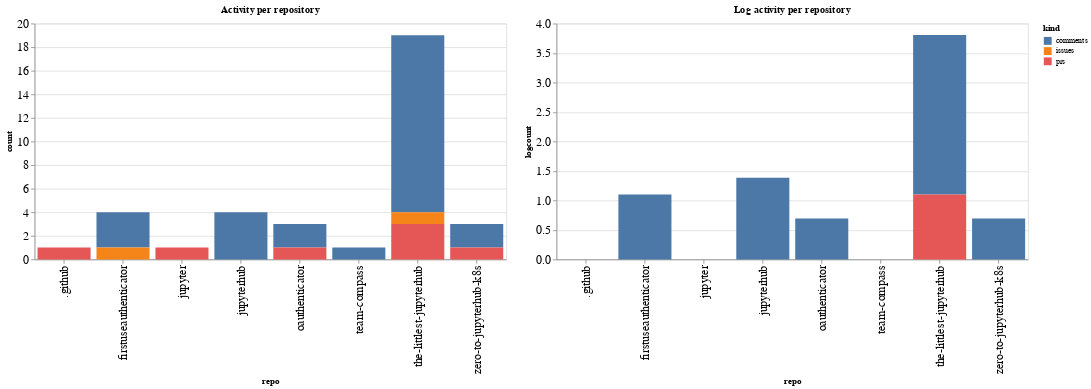

The code cell stored with this chart in its notebook:
### Code cell
ch1 = alt.Chart(repo_summaries, width=600, title="Activity per repository").mark_bar().encode(
    x='repo',
    y='count',
    color='kind',
    tooltip="kind"
)

ch2 = alt.Chart(repo_summaries, width=600, title="Log activity per repository").mark_bar().encode(
    x='repo',
    y='logcount',
    color='kind',
    tooltip="kind"
)

ch1 | ch2

### Figure 1 — Vega-Lite specification as saved in the notebook (floating-point values rounded to 4 significant figures)
{"config": {"axisLeft": {"labelFontSize": 15}, "axisBottom": {"labelFontSize": 15}}, "hconcat": [{"mark": "bar", "encoding": {"color": {"type": "nominal", "field": "kind"}, "tooltip": {"type": "nominal", "field": "kind"}, "x": {"type": "nominal", "field": "repo"}, "y": {"type": "quantitative", "field": "count"}}, "title": "Activity per repository", "width": 600}, {"mark": "bar", "encoding": {"color": {"type": "nominal", "field": "kind"}, "tooltip": {"type": "nominal", "field": "kind"}, "x": {"type": "nominal", "field": "repo"}, "y": {"type": "quantitative", "field": "logcount"}}, "title": "Log activity per repository", "width": 600}], "data": {"name": "data-90e8db4c60da6c630e7822b03dafc4ca"}, "$schema": "https://vega.github.io/schema/vega-lite/v4.8.1.json", "datasets": {"data-90e8db4c60da6c630e7822b03dafc4ca": [{"repo": ".github", "kind": "prs", "count": 1, "logcount": 0.0}, {"repo": "firstuseauthenticator", "kind": "comments", "count": 3, "logcount": 1.099}, {"repo": "firstuseauthenticator", "kind": "issues", "count": 1, "logcount": 0.0}, {"repo": "jupyter", "kind": "prs", "count": 1, "logcount": 0.0}, {"repo": "jupyterhub", "kind": "comments", "count": 4, "logcount": 1.386}, {"repo": "oauthenticator", "kind": "comments", "count": 2, "logcount": 0.6931}, {"repo": "oauthenticator", "kind": "prs", "count": 1, "logcount": 0.0}, {"repo": "team-compass", "kind": "comments", "count": 1, "logcount": 0.0}, {"repo": "the-littlest-jupyterhub", "kind": "comments", "count": 15, "logcount": 2.708}, {"repo": "the-littlest-jupyterhub", "kind": "issues", "count": 1, "logcount": 0.0}, {"repo": "the-littlest-jupyterhub", "kind": "prs", "count": 3, "logcount": 1.099}, {"repo": "zero-to-jupyterhub-k8s", "kind": "comments", "count": 2, "logcount": 0.6931}, {"repo": "zero-to-jupyterhub-k8s", "kind": "prs", "count": 1, "logcount": 0.0}]}}
